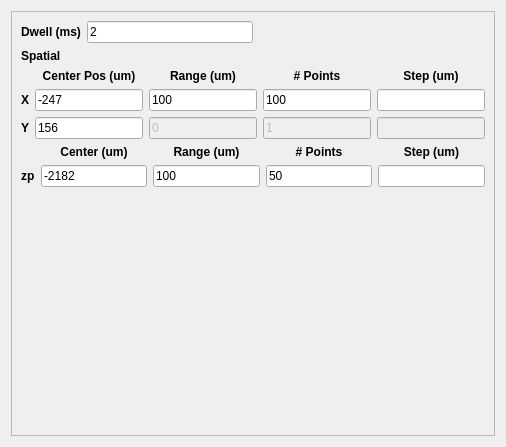
                  <widget class="QWidget" name="page_5">
                   <property name="geometry">
                    <rect>
                     <x>0</x>
                     <y>0</y>
                     <width>506</width>
                     <height>447</height>
                    </rect>
                   </property>
                   <attribute name="label">
                    <string>Focus Scan</string>
                   </attribute>
                   <layout class="QVBoxLayout" name="verticalLayout_5">
                    <item>
                     <widget class="QFrame" name="frame_5">
                      <property name="maximumSize">
                       <size>
                        <width>500</width>
                        <height>16777215</height>
                       </size>
                      </property>
                      <property name="frameShape">
                       <enum>QFrame::StyledPanel</enum>
                      </property>
                      <property name="frameShadow">
                       <enum>QFrame::Raised</enum>
                      </property>
                      <layout class="QVBoxLayout" name="verticalLayout_11">
                       <item>
                        <layout class="QHBoxLayout" name="horizontalLayout_34">
                         <item>
                          <layout class="QHBoxLayout" name="horizontalLayout_35">
                           <item>
                            <widget class="QLabel" name="label_61">
                             <property name="font">
                              <font>
                               <weight>75</weight>
                               <bold>true</bold>
                              </font>
                             </property>
                             <property name="text">
                              <string>Dwell (ms)</string>
                             </property>
                             <property name="alignment">
                              <set>Qt::AlignCenter</set>
                             </property>
                            </widget>
                           </item>
                           <item>
                            <widget class="QLineEdit" name="dwellFld_5">
                             <property name="text">
                              <string>2</string>
                             </property>
                            </widget>
                           </item>
                          </layout>
                         </item>
                         <item>
                          <spacer name="horizontalSpacer_7">
                           <property name="orientation">
                            <enum>Qt::Horizontal</enum>
                           </property>
                           <property name="sizeHint" stdset="0">
                            <size>
                             <width>40</width>
                             <height>20</height>
                            </size>
                           </property>
                          </spacer>
                         </item>
                         <item>
                          <layout class="QHBoxLayout" name="horizontalLayout_36"/>
                         </item>
                        </layout>
                       </item>
                       <item>
                        <widget class="QLabel" name="label_67">
                         <property name="font">
                          <font>
                           <weight>75</weight>
                           <bold>true</bold>
                          </font>
                         </property>
                         <property name="text">
                          <string>Spatial</string>
                         </property>
                        </widget>
                       </item>
                       <item>
                        <layout class="QGridLayout" name="gridLayout_10">
                         <item row="0" column="1">
                          <widget class="QLabel" name="label_68">
                           <property name="font">
                            <font>
                             <weight>75</weight>
                             <bold>true</bold>
                            </font>
                           </property>
                           <property name="text">
                            <string>Center Pos (um)</string>
                           </property>
                           <property name="alignment">
                            <set>Qt::AlignCenter</set>
                           </property>
                          </widget>
                         </item>
                         <item row="0" column="2">
                          <widget class="QLabel" name="label_69">
                           <property name="font">
                            <font>
                             <weight>75</weight>
                             <bold>true</bold>
                            </font>
                           </property>
                           <property name="text">
                            <string>Range (um)</string>
                           </property>
                           <property name="alignment">
                            <set>Qt::AlignCenter</set>
                           </property>
                          </widget>
                         </item>
                         <item row="0" column="3">
                          <widget class="QLabel" name="label_70">
                           <property name="font">
                            <font>
                             <weight>75</weight>
                             <bold>true</bold>
                            </font>
                           </property>
                           <property name="text">
                            <string># Points</string>
                           </property>
                           <property name="alignment">
                            <set>Qt::AlignCenter</set>
                           </property>
                          </widget>
                         </item>
                         <item row="0" column="4">
                          <widget class="QLabel" name="label_71">
                           <property name="font">
                            <font>
                             <weight>75</weight>
                             <bold>true</bold>
                            </font>
                           </property>
                           <property name="text">
                            <string>Step (um)</string>
                           </property>
                           <property name="alignment">
                            <set>Qt::AlignCenter</set>
                           </property>
                          </widget>
                         </item>
                         <item row="1" column="0">
                          <widget class="QLabel" name="label_72">
                           <property name="font">
                            <font>
                             <weight>75</weight>
                             <bold>true</bold>
                            </font>
                           </property>
                           <property name="text">
                            <string>X</string>
                           </property>
                          </widget>
                         </item>
                         <item row="1" column="1">
                          <widget class="QLineEdit" name="centerXFld_5">
                           <property name="text">
                            <string>-247</string>
                           </property>
                          </widget>
                         </item>
                         <item row="1" column="3">
                          <widget class="QLineEdit" name="npointsXFld_5">
                           <property name="text">
                            <string>100</string>
                           </property>
                          </widget>
                         </item>
                         <item row="1" column="4">
                          <widget class="QLineEdit" name="stepXFld_5"/>
                         </item>
                         <item row="2" column="0">
                          <widget class="QLabel" name="label_73">
                           <property name="font">
                            <font>
                             <weight>75</weight>
                             <bold>true</bold>
                            </font>
                           </property>
                           <property name="text">
                            <string>Y</string>
                           </property>
                          </widget>
                         </item>
                         <item row="2" column="3">
                          <widget class="QLineEdit" name="npointsYFld_5">
                           <property name="enabled">
                            <bool>false</bool>
                           </property>
                           <property name="text">
                            <string>1</string>
                           </property>
                          </widget>
                         </item>
                         <item row="2" column="4">
                          <widget class="QLineEdit" name="stepYFld_5">
                           <property name="enabled">
                            <bool>false</bool>
                           </property>
                          </widget>
                         </item>
                         <item row="1" column="2">
                          <widget class="QLineEdit" name="rangeXFld_5">
                           <property name="text">
                            <string>100</string>
                           </property>
                          </widget>
                         </item>
                         <item row="2" column="1">
                          <widget class="QLineEdit" name="centerYFld_5">
                           <property name="text">
                            <string>156</string>
                           </property>
                          </widget>
                         </item>
                         <item row="2" column="2">
                          <widget class="QLineEdit" name="rangeYFld_5">
                           <property name="enabled">
                            <bool>false</bool>
                           </property>
                           <property name="text">
                            <string>0</string>
                           </property>
                          </widget>
                         </item>
                        </layout>
                       </item>
                       <item>
                        <layout class="QGridLayout" name="gridLayout_9">
                         <item row="0" column="1">
                          <widget class="QLabel" name="label_59">
                           <property name="font">
                            <font>
                             <weight>75</weight>
                             <bold>true</bold>
                            </font>
                           </property>
                           <property name="text">
                            <string>Center (um)</string>
                           </property>
                           <property name="alignment">
                            <set>Qt::AlignCenter</set>
                           </property>
                          </widget>
                         </item>
                         <item row="0" column="2">
                          <widget class="QLabel" name="label_60">
                           <property name="font">
                            <font>
                             <weight>75</weight>
                             <bold>true</bold>
                            </font>
                           </property>
                           <property name="text">
                            <string>Range (um)</string>
                           </property>
                           <property name="alignment">
                            <set>Qt::AlignCenter</set>
                           </property>
                          </widget>
                         </item>
                         <item row="0" column="3">
                          <widget class="QLabel" name="label_62">
                           <property name="font">
                            <font>
                             <weight>75</weight>
                             <bold>true</bold>
                            </font>
                           </property>
                           <property name="text">
                            <string># Points</string>
                           </property>
                           <property name="alignment">
                            <set>Qt::AlignCenter</set>
                           </property>
                          </widget>
                         </item>
                         <item row="0" column="4">
                          <widget class="QLabel" name="label_63">
                           <property name="font">
                            <font>
                             <weight>75</weight>
                             <bold>true</bold>
                            </font>
                           </property>
                           <property name="text">
                            <string>Step (um)</string>
                           </property>
                           <property name="alignment">
                            <set>Qt::AlignCenter</set>
                           </property>
                          </widget>
                         </item>
                         <item row="1" column="0">
                          <widget class="QLabel" name="label_64">
                           <property name="font">
                            <font>
                             <weight>75</weight>
                             <bold>true</bold>
                            </font>
                           </property>
                           <property name="text">
                            <string>zp</string>
                           </property>
                          </widget>
                         </item>
                         <item row="1" column="1">
                          <widget class="QLineEdit" name="centerZPFld_5">
                           <property name="text">
                            <string>-2182</string>
                           </property>
                          </widget>
                         </item>
                         <item row="1" column="4">
                          <widget class="QLineEdit" name="stepZPFld_5"/>
                         </item>
                         <item row="1" column="2">
                          <widget class="QLineEdit" name="rangeZPFld_5">
                           <property name="text">
                            <string>100</string>
                           </property>
                          </widget>
                         </item>
                         <item row="1" column="3">
                          <widget class="QLineEdit" name="npointsZPFld_5">
                           <property name="text">
                            <string>50</string>
                           </property>
                          </widget>
                         </item>
                        </layout>
                       </item>
                       <item>
                        <spacer name="verticalSpacer_5">
                         <property name="orientation">
                          <enum>Qt::Vertical</enum>
                         </property>
                         <property name="sizeHint" stdset="0">
                          <size>
                           <width>20</width>
                           <height>40</height>
                          </size>
                         </property>
                        </spacer>
                       </item>
                      </layout>
                     </widget>
                    </item>
                   </layout>
                  </widget>
